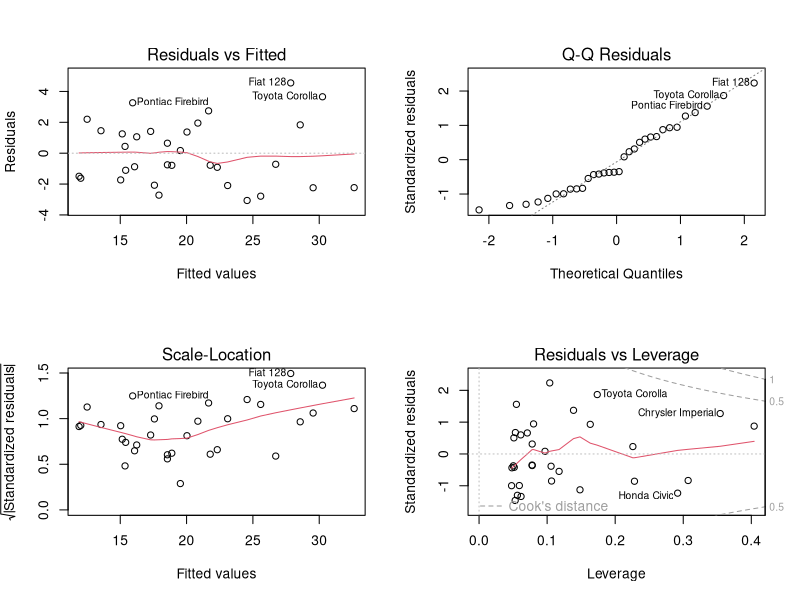

Write the R code that produced this figure.
# Fuel Efficiency Analysis¶
# Linear Regression (Student)
# Instructions:

# Make a model for mpg with the mtcars data
# Optionally, remove "outliers"
# Be sure to test your model against simpler nested models
# Check the diagnostic plots!

# fit a linear model of horsepower, weight and thier interaction on mpg
lm_hp_wt = lm(mpg ~ hp + wt, data=mtcars)
lm_hp_wt_i = lm(mpg ~ hp * wt, data=mtcars)

# see the details of the model
summary(lm_hp_wt_i)

# Call:
# lm(formula = mpg ~ hp * wt, data = mtcars)

# Residuals:
#     Min      1Q  Median      3Q     Max 
# -3.0632 -1.6491 -0.7362  1.4211  4.5513 

# Coefficients:
#             Estimate Std. Error t value Pr(>|t|)    
# (Intercept) 49.80842    3.60516  13.816 5.01e-14 ***
# hp          -0.12010    0.02470  -4.863 4.04e-05 ***
# wt          -8.21662    1.26971  -6.471 5.20e-07 ***
# hp:wt        0.02785    0.00742   3.753 0.000811 ***
# ---
# Signif. codes:  0 ‘***’ 0.001 ‘**’ 0.01 ‘*’ 0.05 ‘.’ 0.1 ‘ ’ 1

# Residual standard error: 2.153 on 28 degrees of freedom
# Multiple R-squared:  0.8848,	Adjusted R-squared:  0.8724 
# F-statistic: 71.66 on 3 and 28 DF,  p-value: 2.981e-13

# do an F-test comparing the model to the multivariate one
anova(lm_hp_wt_i, lm_hp_wt)

# Res.Df	RSS	Df	Sum of Sq	F	Pr(>F)
# 28	129.7615	NA	NA	NA	NA
# 29	195.0478	-1	-65.28626	14.0875	0.0008108307

# show the diagnostic plots
par(mfrow=c(2, 2))
plot(lm_hp_wt_i)

